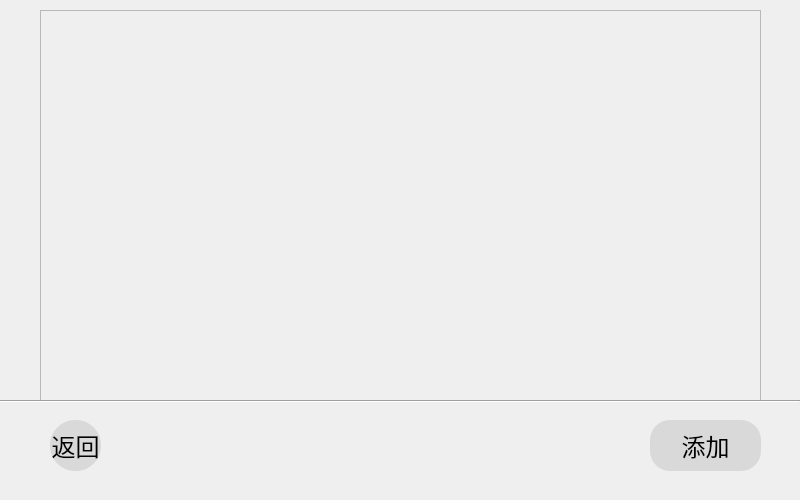
<?xml version="1.0" encoding="UTF-8"?>
<ui version="4.0">
 <class>AllTickets</class>
 <widget class="QMainWindow" name="AllTickets">
  <property name="geometry">
   <rect>
    <x>0</x>
    <y>0</y>
    <width>800</width>
    <height>500</height>
   </rect>
  </property>
  <property name="windowTitle">
   <string>MainWindow</string>
  </property>
  <widget class="QWidget" name="centralwidget">
   <widget class="QScrollArea" name="scrollArea">
    <property name="geometry">
     <rect>
      <x>40</x>
      <y>10</y>
      <width>721</width>
      <height>391</height>
     </rect>
    </property>
    <property name="minimumSize">
     <size>
      <width>721</width>
      <height>321</height>
     </size>
    </property>
    <property name="styleSheet">
     <string notr="true"/>
    </property>
    <property name="widgetResizable">
     <bool>true</bool>
    </property>
    <widget class="QWidget" name="scrollAreaWidgetContents">
     <property name="geometry">
      <rect>
       <x>0</x>
       <y>0</y>
       <width>719</width>
       <height>389</height>
      </rect>
     </property>
    </widget>
   </widget>
   <widget class="QPushButton" name="backbtn">
    <property name="geometry">
     <rect>
      <x>50</x>
      <y>420</y>
      <width>51</width>
      <height>51</height>
     </rect>
    </property>
    <property name="sizePolicy">
     <sizepolicy hsizetype="Minimum" vsizetype="Minimum">
      <horstretch>0</horstretch>
      <verstretch>0</verstretch>
     </sizepolicy>
    </property>
    <property name="minimumSize">
     <size>
      <width>0</width>
      <height>9</height>
     </size>
    </property>
    <property name="font">
     <font>
      <family>微软雅黑</family>
      <pointsize>18</pointsize>
     </font>
    </property>
    <property name="cursor">
     <cursorShape>PointingHandCursor</cursorShape>
    </property>
    <property name="layoutDirection">
     <enum>Qt::LeftToRight</enum>
    </property>
    <property name="styleSheet">
     <string notr="true">*{
background-color:#d9d9d9;
border-radius: 25px;
}
QPushButton:pressed{  background-color: #bebebe;}
</string>
    </property>
    <property name="text">
     <string>返回</string>
    </property>
    <property name="iconSize">
     <size>
      <width>20</width>
      <height>20</height>
     </size>
    </property>
   </widget>
   <widget class="QPushButton" name="stfbtn_2">
    <property name="geometry">
     <rect>
      <x>650</x>
      <y>420</y>
      <width>111</width>
      <height>51</height>
     </rect>
    </property>
    <property name="sizePolicy">
     <sizepolicy hsizetype="Minimum" vsizetype="Minimum">
      <horstretch>0</horstretch>
      <verstretch>0</verstretch>
     </sizepolicy>
    </property>
    <property name="minimumSize">
     <size>
      <width>0</width>
      <height>9</height>
     </size>
    </property>
    <property name="font">
     <font>
      <family>微软雅黑</family>
      <pointsize>18</pointsize>
     </font>
    </property>
    <property name="cursor">
     <cursorShape>PointingHandCursor</cursorShape>
    </property>
    <property name="layoutDirection">
     <enum>Qt::LeftToRight</enum>
    </property>
    <property name="styleSheet">
     <string notr="true">*{
background-color:#d9d9d9;
border-radius:20px;
}
QPushButton:pressed{  background-color: #bebebe;}
</string>
    </property>
    <property name="text">
     <string>添加</string>
    </property>
    <property name="iconSize">
     <size>
      <width>20</width>
      <height>20</height>
     </size>
    </property>
   </widget>
   <widget class="Line" name="line">
    <property name="geometry">
     <rect>
      <x>0</x>
      <y>400</y>
      <width>800</width>
      <height>3</height>
     </rect>
    </property>
    <property name="orientation">
     <enum>Qt::Horizontal</enum>
    </property>
   </widget>
  </widget>
 </widget>
 <resources/>
 <connections/>
</ui>
